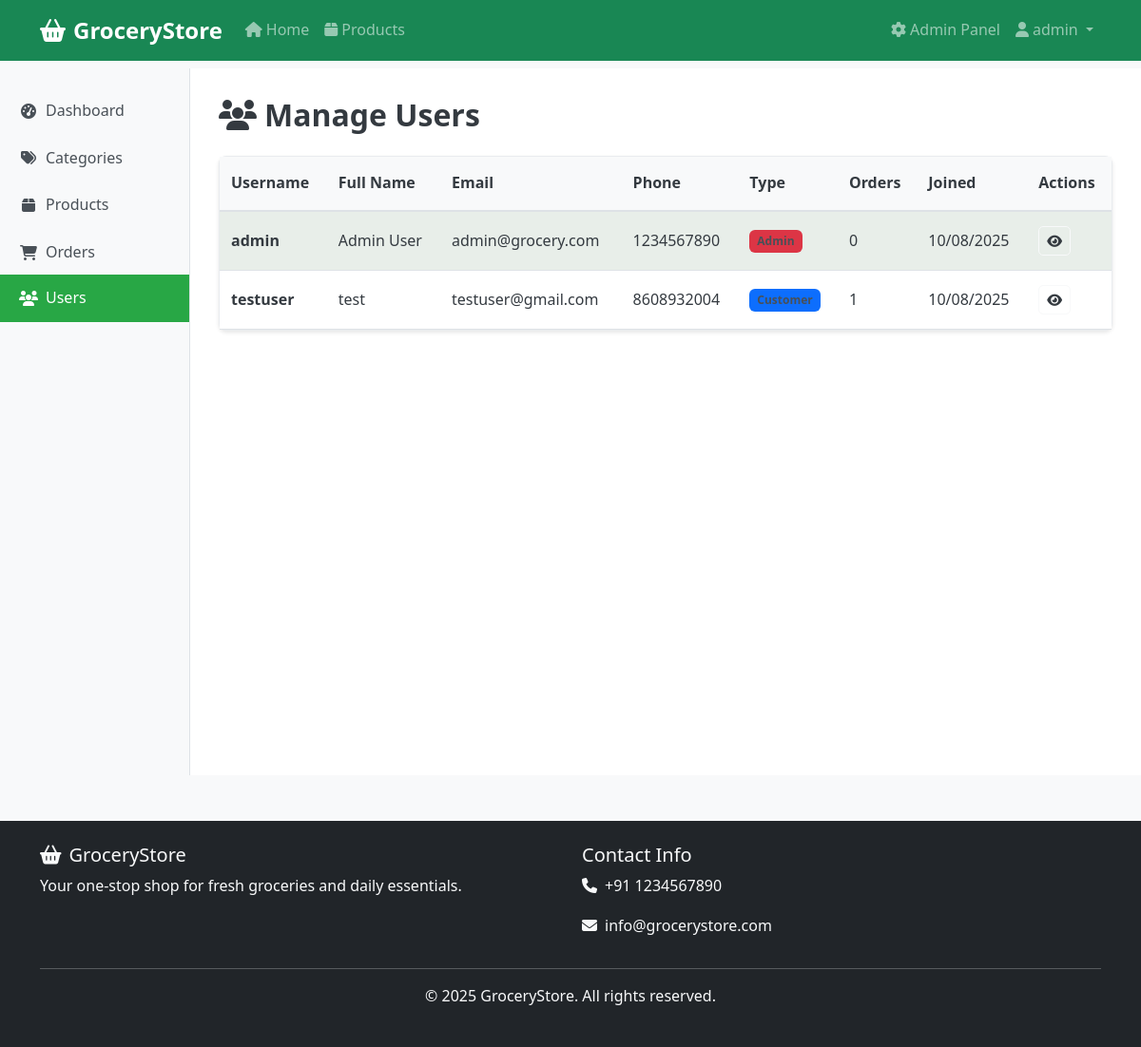
The app's page /admin/users (signed in) with its own data.
### app.py (models this page shows)
class User(db.Model):
    id = db.Column(db.Integer, primary_key=True)
    username = db.Column(db.String(80), unique=True, nullable=False)
    email = db.Column(db.String(120), unique=True, nullable=False)
    password_hash = db.Column(db.String(120), nullable=False)
    full_name = db.Column(db.String(100), nullable=False)
    phone = db.Column(db.String(20))
    address = db.Column(db.Text)
    is_admin = db.Column(db.Boolean, default=False)
    created_at = db.Column(db.DateTime, default=datetime.utcnow)

### app.py (the view)
@app.route('/admin/users')
@admin_required
def admin_users():
    users = User.query.all()
    return render_template('admin/users.html', users=users)

### app.py (called while the page is built)
def admin_required(f):
    @wraps(f)
    def decorated_function(*args, **kwargs):
        if 'user_id' not in session:
            flash('Please log in to access this page.', 'error')
            return redirect(url_for('login'))
        user = User.query.get(session['user_id'])
        if not user or not user.is_admin:
            flash('Access denied. Admin privileges required.', 'error')
            return redirect(url_for('index'))
        return f(*args, **kwargs)
    return decorated_function

### templates/admin/users.html (shortened to what this page needs)
{% extends "base.html" %}
{% block content %}
<div class="container-fluid admin-area">
  <div class="row">
    <div class="col-md-3 col-lg-2 admin-sidebar-col">
      <div class="sidebar">
        <div class="list-group list-group-flush">
          <a href="{{ url_for('admin_dashboard') }}" class="list-group-item list-group-item-action admin-nav-item">
            <i class="fas fa-tachometer-alt"></i> Dashboard
          </a>
          <a href="{{ url_for('admin_categories') }}" class="list-group-item list-group-item-action admin-nav-item">
            <i class="fas fa-tags"></i> Categories
          </a>
          <a href="{{ url_for('admin_products') }}" class="list-group-item list-group-item-action admin-nav-item">
            <i class="fas fa-box"></i> Products
          </a>
          <a href="{{ url_for('admin_orders') }}" class="list-group-item list-group-item-action admin-nav-item">
            <i class="fas fa-shopping-cart"></i> Orders
          </a>
          <a href="{{ url_for('admin_users') }}" class="list-group-item list-group-item-action admin-nav-item active">
            <i class="fas fa-users"></i> Users
          </a>
        </div>
      </div>
    </div>
    <div class="col-md-9 col-lg-10 admin-content-col">
      <div class="admin-main-content">
        <h2 class="admin-text mb-4">
          <i class="fas fa-users text-success me-2"></i>Manage Users
        </h2>
        {% if users %}
        <div class="card">
          <div class="card-body p-0">
            <div class="table-responsive">
              <table class="table table-striped mb-0">
                <thead class="bg-light">
                  <tr>
                    <th>Username</th>
                    <th>Full Name</th>
                    <th>Email</th>
                    <th>Phone</th>
                    <th>Type</th>
                    <th>Orders</th>
                    <th>Joined</th>
                    <th>Actions</th>
                  </tr>
                </thead>
                <tbody>
                  {% for user in users %}
                  <tr class="text-visible">
                    <td><strong>{{ user.username }}</strong></td>
                    <td>{{ user.full_name }}</td>
                    <td>{{ user.email }}</td>
                    <td>{{ user.phone or 'N/A' }}</td>
                    <td>
                      {% if user.is_admin %}
                        <span class="badge bg-danger">Admin</span>
                      {% else %}
                        <span class="badge bg-primary">Customer</span>
                      {% endif %}
                    </td>
                    <td>{{ user.orders|length }}</td>
                    <td>{{ user.created_at.strftime('%m/%d/%Y') }}</td>
                    <td>
                      <button class="btn btn-sm btn-outline-light" data-bs-toggle="modal" data-bs-target="#userModal{{ user.id }}">
                        <i class="fas fa-eye"></i>
                      </button>
                    </td>
                  </tr>
                  {% endfor %}
                </tbody>
              </table>
            </div>
          </div>
        </div>
        {% endif %}
      </div>
    </div>
  </div>
</div>
{% endblock %}

### templates/base.html (shortened to what this page needs)
<!DOCTYPE html>
<html lang="en">
<head>
  <link href="https://cdn.jsdelivr.net/npm/bootstrap@5.3.0/dist/css/bootstrap.min.css" rel="stylesheet">
  <link rel="stylesheet" href="https://cdnjs.cloudflare.com/ajax/libs/font-awesome/6.4.0/css/all.min.css">
  <link rel="stylesheet" href="{{ url_for('static', filename='css/style.css') }}">
</head>
<body>
  <nav class="navbar navbar-expand-lg navbar-dark bg-success fixed-top">
    <div class="container">
      <a class="navbar-brand fw-bold" href="{{ url_for('index') }}">
        <i class="fas fa-shopping-basket me-2"></i>GroceryStore
      </a>
      <div class="collapse navbar-collapse" id="navbarNav">
        <ul class="navbar-nav me-auto">
          <li class="nav-item">
            <a class="nav-link" href="{{ url_for('index') }}">
              <i class="fas fa-home me-1"></i>Home
            </a>
          </li>
          <li class="nav-item">
            <a class="nav-link" href="{{ url_for('products') }}">
              <i class="fas fa-box me-1"></i>Products
            </a>
          </li>
        </ul>
        <ul class="navbar-nav">
          {% if session.user_id %}
            {% if session.is_admin %}
            <li class="nav-item">
              <a class="nav-link" href="{{ url_for('admin_dashboard') }}">
                <i class="fas fa-cog me-1"></i>Admin Panel
              </a>
            </li>
            {% endif %}
            <li class="nav-item dropdown">
              <a class="nav-link dropdown-toggle" href="#" role="button" data-bs-toggle="dropdown">
                <i class="fas fa-user me-1"></i>{{ session.username }}
              </a>
            </li>
          {% endif %}
        </ul>
      </div>
    </div>
  </nav>
  <main class="mt-5 pt-4">
    {% block content %}{% endblock %}
  </main>
  <footer class="bg-dark text-light py-4 mt-5">
    <div class="container">
      <div class="row">
        <div class="col-md-6">
          <h5><i class="fas fa-shopping-basket me-2"></i>GroceryStore</h5>
          <p>Your one-stop shop for fresh groceries and daily essentials.</p>
        </div>
        <div class="col-md-6">
          <h5>Contact Info</h5>
          <p><i class="fas fa-phone me-2"></i>+91 1234567890</p>
          <p><i class="fas fa-envelope me-2"></i>info@grocerystore.com</p>
        </div>
      </div>
      <hr>
      <div class="text-center">
        <p>&copy; 2025 GroceryStore. All rights reserved.</p>
      </div>
    </div>
  </footer>
</body>
</html>

### static/css/style.css (style rules this page uses)
:root { --primary-color: #28a745; --secondary-color: #6c757d; --success-color: #28a745; --danger-color: #dc3545; --warning-color: #ffc107; --info-color: #17a2b8; --light-color: #f8f9fa; --dark-color: #343a40; }
body { font-family: 'Segoe UI', Tahoma, Geneva, Verdana, sans-serif; line-height: 1.6; color: #333; background-color: #f8f9fa; }
.navbar-brand { font-weight: bold; font-size: 1.5rem; }
.btn { border-radius: 5px; font-weight: 500; transition: all 0.2s ease; }
.sidebar { min-height: calc(100vh - 56px); padding: 20px 0; background-color: #f8f9fa !important; border-right: 1px solid #dee2e6; }
.sidebar .list-group-item { border: none; border-radius: 0; padding: 12px 20px; color: #495057 !important; background-color: transparent !important; font-weight: 500; transition: all 0.2s ease; }
.sidebar .list-group-item.active { background-color: var(--success-color) !important; border-color: var(--success-color) !important; color: white !important; }
.sidebar .list-group-item i { width: 20px; margin-right: 8px; }
.admin-main-content { background-color: white; min-height: calc(100vh - 56px); padding: 30px; }
.admin-main-content h2 { color: #343a40 !important; margin-bottom: 30px; font-weight: 600; }
.table { background-color: white; margin-bottom: 0; }
.table th { border-top: none; font-weight: 600; color: var(--dark-color) !important; background-color: #f8f9fa; border-bottom: 2px solid #dee2e6; padding: 15px 12px; }
.table td { padding: 15px 12px; vertical-align: middle; color: #495057 !important; }
.table-striped > tbody > tr:nth-of-type(odd) > td { background-color: rgba(40, 167, 69, 0.05); }
.card-body { padding: 20px; background-color: white; }
.card { border-radius: 8px; border: 1px solid #e9ecef; box-shadow: 0 2px 4px rgba(0,0,0,0.1); }
.badge { font-size: 0.75em; padding: 0.375rem 0.5rem; }
footer { margin-top: auto; background-color: #343a40 !important; }
.admin-sidebar-col { padding: 0; }
.admin-content-col { padding: 0; }
.admin-nav-item { display: flex; align-items: center; text-decoration: none; color: #495057; padding: 12px 20px; transition: all 0.2s ease; border-bottom: 1px solid rgba(0,0,0,0.05); }
.admin-nav-item.active { background-color: var(--success-color); color: white; }
.admin-nav-item i { width: 20px; margin-right: 10px; text-align: center; }
.text-visible { color: #495057 !important; opacity: 1 !important; }
.admin-text { color: #343a40 !important; font-weight: 500; }
.container-fluid .row .col-md-9, .container-fluid .row .col-lg-10 { background-color: white; color: #495057 !important; }
.admin-area * { color: inherit !important; }
.admin-area h1, .admin-area h2, .admin-area h3, .admin-area h4, .admin-area h5, .admin-area h6 { color: #343a40 !important; }
.admin-area p, .admin-area span, .admin-area div { color: #495057 !important; }

### templates/admin/users.html (style rules this page uses)
.admin-area h2, .admin-area td, .admin-area p { color: #343a40 !important; }
.admin-nav-item { color: #495057 !important; }
.admin-nav-item.active { background-color: #28a745 !important; color: white !important; }
.text-visible { color: #495057 !important; }

### records on screen
User: username "admin", full_name "Admin User", email "admin@grocery.com", phone "1234567890", is_admin "Admin", orders|length "0", created_at "10/08/2025"
User: username "testuser", full_name "test", email "testuser@gmail.com", phone "8608932004", orders|length "1", created_at "10/08/2025"
